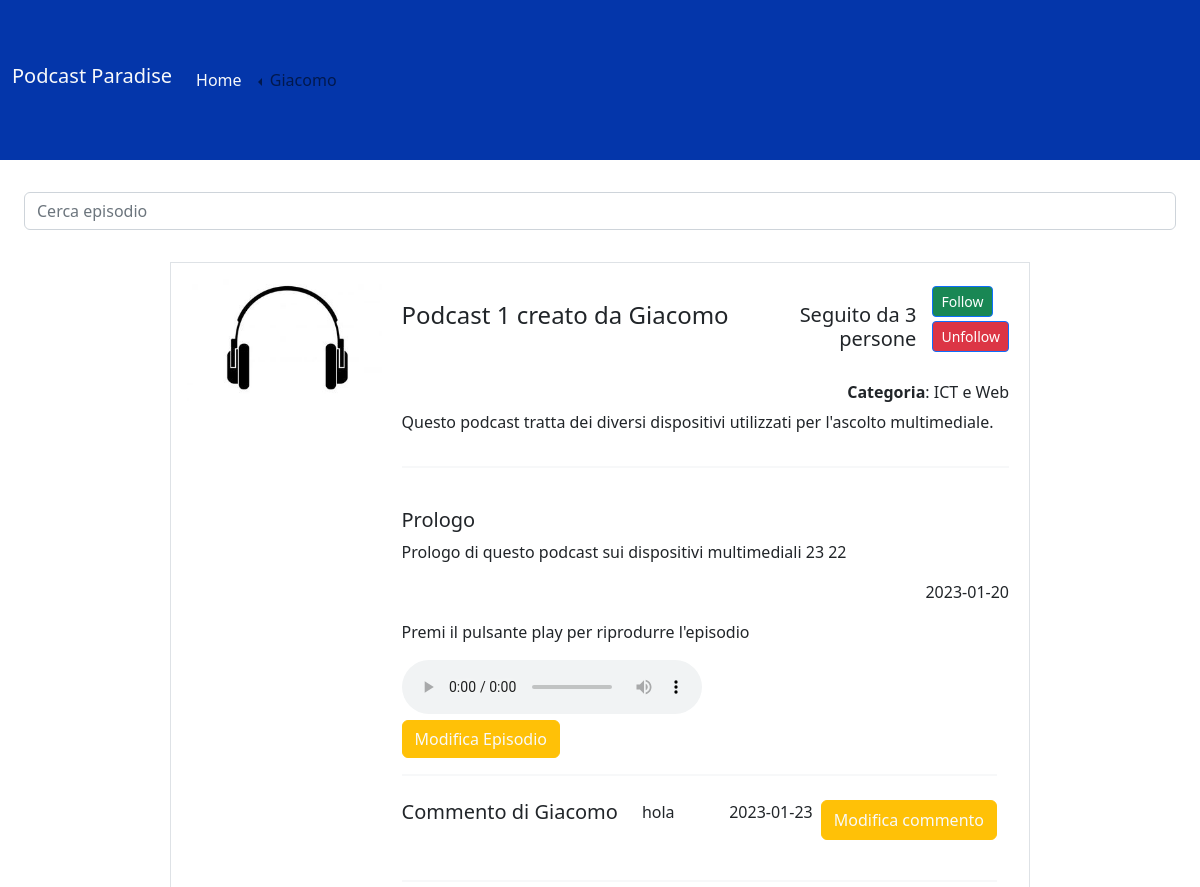
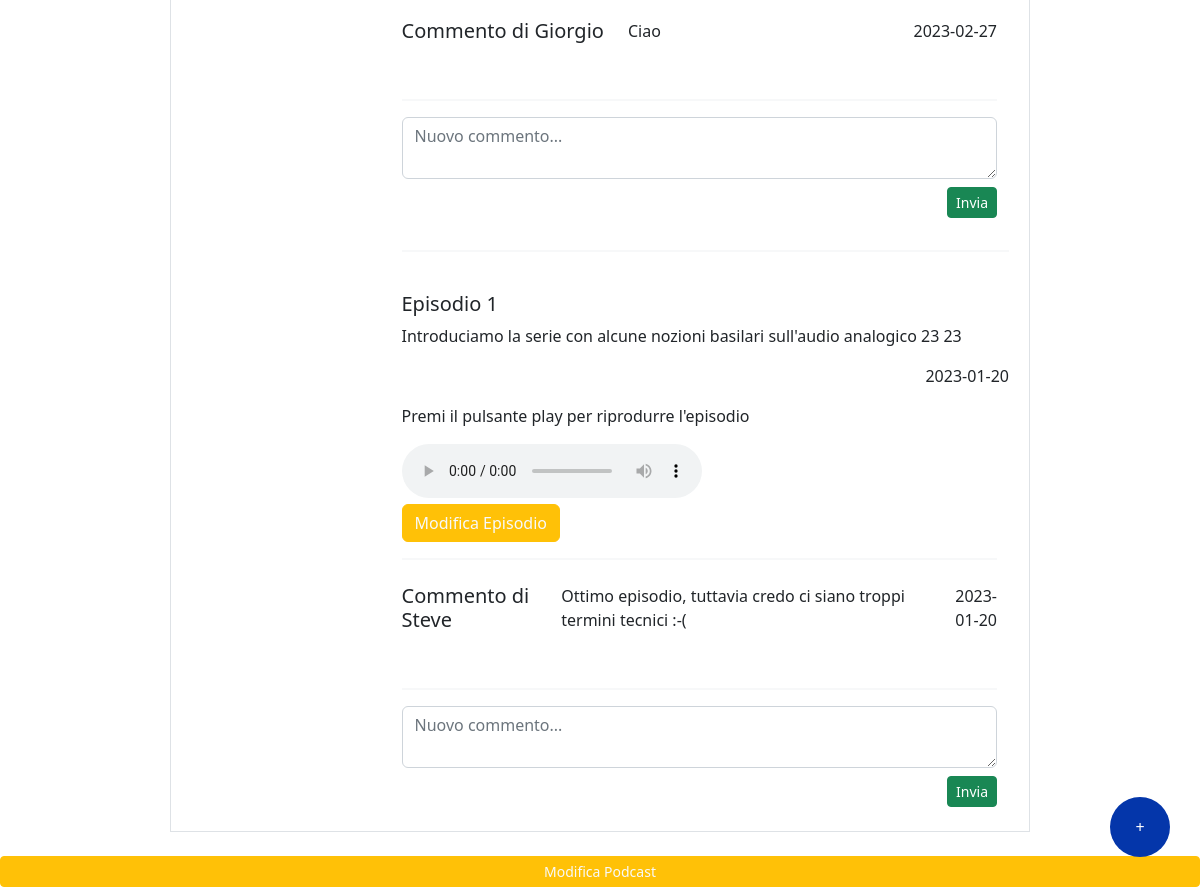
/podcasts/23 (signed in), run on the app's committed database (2 pictures, top to bottom).
### tables this page shows
CREATE TABLE "UTENTI" (
	"id_utente"	INTEGER NOT NULL,
	"email"	TEXT,
	"password"	TEXT,
	"nome"	TEXT,
	"tipo"	INTEGER,
	PRIMARY KEY("id_utente" AUTOINCREMENT)
);

CREATE TABLE "PODCAST" (
	"id_podcast"	INTEGER NOT NULL,
	"id_creatore"	INTEGER,
	"titolo"	TEXT,
	"descrizione"	TEXT,
	"categoria"	TEXT,
	"immagine"	TEXT,
	FOREIGN KEY("id_creatore") REFERENCES "UTENTI"("id_utente"),
	PRIMARY KEY("id_podcast" AUTOINCREMENT)
);

CREATE TABLE "EPISODI" (
	"id_episodio"	INTEGER,
	"id_podcast"	INTEGER,
	"file_audio"	TEXT,
	"titolo"	TEXT,
	"descrizione"	TEXT,
	"data"	TEXT,
	FOREIGN KEY("id_podcast") REFERENCES "PODCAST"("id_podcast") ON DELETE CASCADE,
	PRIMARY KEY("id_episodio" AUTOINCREMENT)
);

CREATE TABLE "COMMENTI" (
	"id_commento"	INTEGER NOT NULL,
	"id_utente"	INTEGER,
	"id_episodio"	INTEGER,
	"nome"	TEXT,
	"testo"	TEXT,
	"data"	TEXT,
	FOREIGN KEY("id_utente") REFERENCES "UTENTI" ON DELETE CASCADE,
	FOREIGN KEY("id_episodio") REFERENCES "EPISODI"("id_episodio") ON DELETE CASCADE,
	PRIMARY KEY("id_commento" AUTOINCREMENT)
);

### app.py (the view)
@app.route('/podcasts/<int:id>')
def podcast(id):
    podcast = dao.get_podcast(id)
    episodes = dao.get_episodes(id)
    follows = dao.num_follows(id)
    creator = dao.get_name_creator(podcast['id_creatore'])
    comments = []
    episodio = [dict(episode) for episode in episodes]
    for i in range(len(episodio)):
        ep_comments = dao.get_comments(episodio[i]['id_episodio'])
        for ep_comment in ep_comments:
            comments.append(ep_comment)
    return render_template('podcast.html', podcast = podcast, episodes = episodes, follows = follows, creator = creator[0], comments = comments)

### app.py (called while the page is built)
@login_manager.user_loader
def load_user(id):
    utente = dao.get_user_by_id(id)
    if utente is not None:
        user = User(id=utente['id_utente'], email=utente['email'], password=utente['password'], nome=utente['nome'], tipo=utente['tipo'])
    else:
        user = None
    return user

### dao.py (called while the page is built)
def get_podcast(id_podcast):
    conn = sqlite3.connect('db/podcast_site.db')
    conn.row_factory = sqlite3.Row
    cursor = conn.cursor()
    sql = 'SELECT PODCAST.id_podcast, PODCAST.id_creatore, PODCAST.titolo, PODCAST.descrizione, PODCAST.categoria, PODCAST.immagine FROM PODCAST WHERE id_podcast = ?'
    cursor.execute(sql, (id_podcast,))
    podcast = cursor.fetchone()
    cursor.close()
    conn.close()
    return podcast

def get_name_creator(id_utente):
    conn = sqlite3.connect('db/podcast_site.db')
    conn.row_factory = sqlite3.Row
    cursor = conn.cursor()
    sql = 'SELECT UTENTI.nome FROM UTENTI WHERE UTENTI.id_utente = ?'
    cursor.execute(sql, (id_utente,))
    nome = cursor.fetchone()
    cursor.close()
    conn.close()
    return nome

def get_episodes(id_podcast):
    conn = sqlite3.connect('db/podcast_site.db')
    conn.row_factory = sqlite3.Row
    cursor = conn.cursor()
    sql = 'SELECT EPISODI.id_episodio, EPISODI.id_podcast, EPISODI.file_audio, EPISODI.titolo, EPISODI.descrizione, EPISODI.data FROM EPISODI  WHERE EPISODI.id_podcast = ?'
    cursor.execute(sql, (id_podcast,))
    episodes = cursor.fetchall()
    cursor.close()
    conn.close()
    return episodes

def num_follows(id_podcast):
    conn = sqlite3.connect('db/podcast_site.db')
    conn.row_factory = sqlite3.Row
    cursor = conn.cursor()
    sql = 'SELECT COUNT(FOLLOW.id_utente) FROM FOLLOW WHERE FOLLOW.id_podcast = ?'
    cursor.execute(sql, (id_podcast, ))
    num = cursor.fetchone()
    cursor.close()
    conn.close()
    return num[0]

def get_comments(id):
    conn = sqlite3.connect('db/podcast_site.db')
    conn.row_factory = sqlite3.Row
    cursor = conn.cursor()
    sql = 'SELECT * FROM COMMENTI WHERE COMMENTI.id_episodio=?'
    cursor.execute(sql, (id, ))
    comments = cursor.fetchall()
    cursor.close()
    conn.close()
    return comments

def get_user_by_id(id):
    conn = sqlite3.connect('db/podcast_site.db')
    conn.row_factory = sqlite3.Row
    cursor = conn.cursor()
    sql = 'SELECT * FROM UTENTI WHERE id_utente = ?'
    cursor.execute(sql, (id,))
    user = cursor.fetchone()
    cursor.close()
    conn.close()
    return user

### templates/podcast.html (shortened to what this page needs)
{% extends "base.html" %}
{% block content %}
<nav class="navbar bg-body-tertiary">
  <div class="container-fluid d-flex">
    <div class="container-fluid">
      <input id="searchbarEp" class="form-control me-2" type="search" placeholder="Cerca episodio" aria-label="Search">
    </div>
  </div>
</nav>
<main class="col-lg-9 col-md-12">
  <article class="row border p-2 mx-2 my-4">
    <div class="col-lg-3 col-md-6 col-sm-12 px-0">
      <img class="w-100 p-2 ursimg" src="{{ url_for('static', filename=podcast.immagine) }}" alt="...">
    </div>
    <div class="col-lg-9 col-md-6 col-sm-12 content">
      <section class="d-flex align-items-center mt-2 mb-4">
        <h4 class="w-100">{{podcast.titolo}} creato da {{ creator |e }}</h4>
        <h5 class="flex-grow-1 text-end me-3"><br>Seguito da {{ follows }} persone</h5>
        {% if current_user.is_authenticated %}
        <div id="followButton">
          <form action="/follow" method="POST" enctype="multipart/form-data">
            <button type="submit" class="btn btn-primary btn-sm bg-success" id="followButton1">
              Follow
            </button>
          </form>
          <form action="/unfollow" method="POST" enctype="multipart/form-data">
            <button type="submit" class="btn btn-primary btn-sm bg-danger mt-1" id="followButton2">
            Unfollow
            </button>
          </form>
        </div>
        {% endif %}
      </section>
      <h6 class="text-end"><b>Categoria</b>: {{podcast.categoria |e }}</h6>
      <p class="descr">{{ podcast.descrizione |e }}</p>
      <ul class="nav nav-pills flex-column" id="lista_episodi_podcast">
        {% for episode in episodes %}
        <hr class="border">
        <li class="nav-item episodio">
          <h5 class="titoloEp"><br>{{episode.titolo |e}}</h5>
          <p class="descrEp">{{episode.descrizione}} {{episode.id_podcast}} {{episode.id_episodio}}</p>
          <div class="flex-grow-1 text-end">
            <p>{{ episode.data |e }}</p>
          </div>
          {% if current_user.is_authenticated %}
          <div class="player">
            <p>Premi il pulsante play per riprodurre l'episodio</p>
            <audio controls src="{{url_for('static', filename=episode.file_audio)}}" type="audio/x-m4a">
            </audio>
          </div>
          {% else %}
          <div class="flex-grow-1 text-end">
            <p>Effettua il login o la registrazione per riprodurre l'episodio</p>
          </div>
          {% endif %}
          {% if current_user.is_authenticated and current_user.tipo == 1  and current_user.id == podcast.id_creatore  %}
          <button type="button" class="btn btn-warning text-light" data-bs-toggle="modal" data-bs-target="#createModaldel{{ episode.id_episodio}}">
            Modifica Episodio
          </button>
          {% endif %}
          <ul class="nav flex-column container-md comments">
            {% for comment in comments %}
            {% if comment.id_episodio == episode.id_episodio%}
            <hr class="border">
            <div class="col-lg-12 col-md-9 col-sm-12">
              <section class="d-flex align-items-top mt-2 mb-4">
                <div>
                <h5 class="username">Commento di {{ comment.nome |e }}</h5>
                </div>
                <div class="flex-grow-1 text-start px-4">
                  <p>{{ comment.testo |e }}</p>
                </div>
                <div class="flex-grow-1 text-end">
                  <p>{{ comment.data |e }}</p>
                </div>
                {% if current_user.is_authenticated and current_user.id == comment.id_utente %}
                <button type="button" class="btn btn-warning text-light ms-2" data-bs-toggle="modal" data-bs-target="#createModalcomm{{comment.id_commento}}">
                  Modifica commento
                </button>
                {% endif %}
              </section>
            </div>
            {% endif %}
            {% endfor %}
            {% if current_user.is_authenticated %}
            <hr class="border">
            <form action="/commenti/new" method="POST">
              <div class="mb-3">
                <textarea class="form-control" rows="2" placeholder="Nuovo commento..." name="testo"></textarea>
                <div class="pt-2 text-end">
                  <button type="submit" class="btn btn-success btn-sm">Invia</button>
                </div>
              </div>
            </form>
            {% endif %}
          </ul>
        </li>
        {% endfor %}
      </ul>
    </div>
  </article>
</main>
{% if current_user.is_authenticated and current_user.tipo == 1  and current_user.id == podcast.id_creatore  %}
<button type="button" class="mybutton" data-bs-toggle="modal" data-bs-target="#createModal1">
  +
</button>
{% endif %}
{% if current_user.is_authenticated and current_user.tipo == 1  and current_user.id == podcast.id_creatore  %}
<button type="button" class="btn btn-warning text-light btn-sm" data-bs-toggle="modal" data-bs-target="#createModalP{{podcast.id_podcast}}">
  Modifica Podcast
</button>
</div>
{% endif %}
{% endblock %}

### templates/base.html (shortened to what this page needs)
<!doctype html>
<html lang="en">
<head>
  <link href="https://cdn.jsdelivr.net/npm/bootstrap@5.2.2/dist/css/bootstrap.min.css" rel="stylesheet"
>
  <link rel="stylesheet" href="{{ url_for('static', filename='style.css') }}">
</head>
<body>
  <header id="m_header">
    <nav class="navbar navbar-expand-lg bg-body-tertiary mynavbar">
      <div class="container-fluid">
        <h1 class="navbar-brand text-light" href="#">Podcast Paradise</h1>
        <div class="collapse navbar-collapse" id="navbarTogglerDemo02">
          <ul class="navbar-nav me-auto mb-2 mb-lg-0">
            <li class="nav-item">
              <a class="nav-link active text-light" aria-current="page" href="{{url_for('home')}}">Home</a>
            </li>
            {% if current_user.is_authenticated %}
            <li class="nav-item dropdown dropstart">
              <a class="nav-link dropdown-toggle" href="#" role="button" data-bs-toggle="dropdown"
                aria-expanded="false">
                {{current_user.nome}}
              </a>
            </li>
            {% endif %}
          </ul>
        </div>
      </div>
    </nav>
  </header>
  <div class="container-fluid mt-4">
    <div class="row justify-content-md-center">
      {%block content %}{% endblock %}
    </div>
</body>
</html>

### static/style.css (style rules this page uses)
.mynavbar { background-color: #0436aa; height: 10rem; }
.mybutton { background-color: #0436aa; border: none; border-radius: 50%; bottom: 30px; color: white; height: 60px; position: fixed; right: 30px; text-align: center; text-decoration: none; vertical-align: middle; width: 60px; }
.username { font-weight: 100; }
.content > section { width: 100%; }

### data on the page
UTENTI: nome "Giacomo"
PODCAST: immagine (picture), titolo "Podcast 1", categoria "ICT e Web", descrizione "Questo podcast tratta dei diversi dispositivi utilizzati per l'ascolto multimediale."
EPISODI: titolo "Prologo", descrizione "Prologo di questo podcast sui dispositivi multimediali", id_podcast "23", id_episodio "22", data "2023-01-20"
COMMENTI: nome "Giacomo", testo "hola", data "2023-01-23"
COMMENTI: nome "Giorgio", testo "Ciao", data "2023-02-27"
EPISODI: titolo "Episodio 1", descrizione "Introduciamo la serie con alcune nozioni basilari sull'audio analogico", id_podcast "23", id_episodio "23", data "2023-01-20"
COMMENTI: nome "Steve", testo "Ottimo episodio, tuttavia credo ci siano troppi termini tecnici :-(", data "2023-01-20"

### other printed values
{{ follows }} "3"
